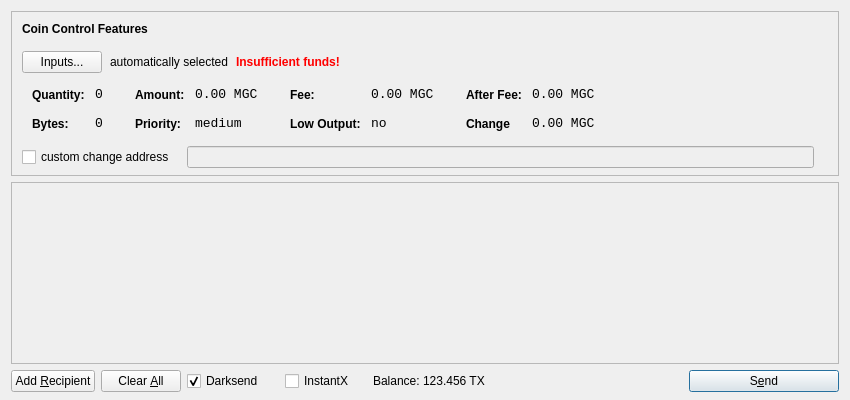
<?xml version="1.0" encoding="UTF-8"?>
<ui version="4.0">
 <class>SendCoinsDialog</class>
 <widget class="QDialog" name="SendCoinsDialog">
  <property name="geometry">
   <rect>
    <x>0</x>
    <y>0</y>
    <width>850</width>
    <height>400</height>
   </rect>
  </property>
  <property name="windowTitle">
   <string>Send Coins</string>
  </property>
  <layout class="QVBoxLayout" name="verticalLayout" stretch="0,1,0">
   <property name="bottomMargin">
    <number>8</number>
   </property>
   <item>
    <widget class="QFrame" name="frameCoinControl">
     <property name="sizePolicy">
      <sizepolicy hsizetype="Expanding" vsizetype="Expanding">
       <horstretch>0</horstretch>
       <verstretch>0</verstretch>
      </sizepolicy>
     </property>
     <property name="maximumSize">
      <size>
       <width>16777215</width>
       <height>16777215</height>
      </size>
     </property>
     <property name="frameShape">
      <enum>QFrame::StyledPanel</enum>
     </property>
     <property name="frameShadow">
      <enum>QFrame::Sunken</enum>
     </property>
     <layout class="QVBoxLayout" name="verticalLayoutCoinControl2">
      <property name="spacing">
       <number>-1</number>
      </property>
      <property name="leftMargin">
       <number>0</number>
      </property>
      <property name="topMargin">
       <number>0</number>
      </property>
      <property name="rightMargin">
       <number>0</number>
      </property>
      <property name="bottomMargin">
       <number>6</number>
      </property>
      <item>
       <layout class="QVBoxLayout" name="verticalLayoutCoinControl" stretch="0,0,0,0,1">
        <property name="spacing">
         <number>0</number>
        </property>
        <property name="leftMargin">
         <number>10</number>
        </property>
        <property name="topMargin">
         <number>10</number>
        </property>
        <item>
         <layout class="QHBoxLayout" name="horizontalLayoutCoinControl1">
          <property name="bottomMargin">
           <number>15</number>
          </property>
          <item>
           <widget class="QLabel" name="labelCoinControlFeatures">
            <property name="sizePolicy">
             <sizepolicy hsizetype="Preferred" vsizetype="Maximum">
              <horstretch>0</horstretch>
              <verstretch>0</verstretch>
             </sizepolicy>
            </property>
            <property name="font">
             <font>
              <weight>75</weight>
              <bold>true</bold>
             </font>
            </property>
            <property name="styleSheet">
             <string notr="true">font-weight:bold;</string>
            </property>
            <property name="text">
             <string>Coin Control Features</string>
            </property>
           </widget>
          </item>
         </layout>
        </item>
        <item>
         <layout class="QHBoxLayout" name="horizontalLayoutCoinControl2" stretch="0,0,0,0">
          <property name="spacing">
           <number>8</number>
          </property>
          <property name="bottomMargin">
           <number>10</number>
          </property>
          <item>
           <widget class="QPushButton" name="pushButtonCoinControl">
            <property name="styleSheet">
             <string notr="true"/>
            </property>
            <property name="text">
             <string>Inputs...</string>
            </property>
           </widget>
          </item>
          <item>
           <widget class="QLabel" name="labelCoinControlAutomaticallySelected">
            <property name="text">
             <string>automatically selected</string>
            </property>
            <property name="margin">
             <number>5</number>
            </property>
           </widget>
          </item>
          <item>
           <widget class="QLabel" name="labelCoinControlInsuffFunds">
            <property name="font">
             <font>
              <weight>75</weight>
              <bold>true</bold>
             </font>
            </property>
            <property name="styleSheet">
             <string notr="true">color:red;font-weight:bold;</string>
            </property>
            <property name="text">
             <string>Insufficient funds!</string>
            </property>
            <property name="margin">
             <number>5</number>
            </property>
           </widget>
          </item>
          <item>
           <spacer name="horizontalSpacerCoinControl">
            <property name="orientation">
             <enum>Qt::Horizontal</enum>
            </property>
            <property name="sizeHint" stdset="0">
             <size>
              <width>40</width>
              <height>1</height>
             </size>
            </property>
           </spacer>
          </item>
         </layout>
        </item>
        <item>
         <widget class="QWidget" name="widgetCoinControl" native="true">
          <property name="sizePolicy">
           <sizepolicy hsizetype="Preferred" vsizetype="Preferred">
            <horstretch>0</horstretch>
            <verstretch>0</verstretch>
           </sizepolicy>
          </property>
          <property name="minimumSize">
           <size>
            <width>0</width>
            <height>0</height>
           </size>
          </property>
          <property name="styleSheet">
           <string notr="true"/>
          </property>
          <layout class="QHBoxLayout" name="horizontalLayoutCoinControl5">
           <property name="margin">
            <number>0</number>
           </property>
           <item>
            <layout class="QHBoxLayout" name="horizontalLayoutCoinControl3" stretch="0,0,0,1">
             <property name="spacing">
              <number>20</number>
             </property>
             <property name="topMargin">
              <number>0</number>
             </property>
             <property name="bottomMargin">
              <number>10</number>
             </property>
             <item>
              <layout class="QFormLayout" name="formLayoutCoinControl1">
               <property name="horizontalSpacing">
                <number>10</number>
               </property>
               <property name="verticalSpacing">
                <number>14</number>
               </property>
               <property name="leftMargin">
                <number>10</number>
               </property>
               <property name="topMargin">
                <number>4</number>
               </property>
               <property name="rightMargin">
                <number>6</number>
               </property>
               <item row="0" column="0">
                <widget class="QLabel" name="labelCoinControlQuantityText">
                 <property name="styleSheet">
                  <string notr="true">font-weight:bold;</string>
                 </property>
                 <property name="text">
                  <string>Quantity:</string>
                 </property>
                 <property name="margin">
                  <number>0</number>
                 </property>
                </widget>
               </item>
               <item row="0" column="1">
                <widget class="QLabel" name="labelCoinControlQuantity">
                 <property name="font">
                  <font>
                   <family>Monospace</family>
                   <pointsize>10</pointsize>
                  </font>
                 </property>
                 <property name="cursor">
                  <cursorShape>IBeamCursor</cursorShape>
                 </property>
                 <property name="contextMenuPolicy">
                  <enum>Qt::ActionsContextMenu</enum>
                 </property>
                 <property name="text">
                  <string>0</string>
                 </property>
                 <property name="margin">
                  <number>0</number>
                 </property>
                 <property name="textInteractionFlags">
                  <set>Qt::LinksAccessibleByMouse|Qt::TextSelectableByKeyboard|Qt::TextSelectableByMouse</set>
                 </property>
                </widget>
               </item>
               <item row="1" column="0">
                <widget class="QLabel" name="labelCoinControlBytesText">
                 <property name="styleSheet">
                  <string notr="true">font-weight:bold;</string>
                 </property>
                 <property name="text">
                  <string>Bytes:</string>
                 </property>
                </widget>
               </item>
               <item row="1" column="1">
                <widget class="QLabel" name="labelCoinControlBytes">
                 <property name="font">
                  <font>
                   <family>Monospace</family>
                   <pointsize>10</pointsize>
                  </font>
                 </property>
                 <property name="cursor">
                  <cursorShape>IBeamCursor</cursorShape>
                 </property>
                 <property name="contextMenuPolicy">
                  <enum>Qt::ActionsContextMenu</enum>
                 </property>
                 <property name="text">
                  <string>0</string>
                 </property>
                 <property name="textInteractionFlags">
                  <set>Qt::LinksAccessibleByMouse|Qt::TextSelectableByKeyboard|Qt::TextSelectableByMouse</set>
                 </property>
                </widget>
               </item>
              </layout>
             </item>
             <item>
              <layout class="QFormLayout" name="formLayoutCoinControl2">
               <property name="horizontalSpacing">
                <number>10</number>
               </property>
               <property name="verticalSpacing">
                <number>14</number>
               </property>
               <property name="leftMargin">
                <number>6</number>
               </property>
               <property name="topMargin">
                <number>4</number>
               </property>
               <property name="rightMargin">
                <number>6</number>
               </property>
               <item row="0" column="0">
                <widget class="QLabel" name="labelCoinControlAmountText">
                 <property name="styleSheet">
                  <string notr="true">font-weight:bold;</string>
                 </property>
                 <property name="text">
                  <string>Amount:</string>
                 </property>
                 <property name="margin">
                  <number>0</number>
                 </property>
                </widget>
               </item>
               <item row="0" column="1">
                <widget class="QLabel" name="labelCoinControlAmount">
                 <property name="font">
                  <font>
                   <family>Monospace</family>
                   <pointsize>10</pointsize>
                  </font>
                 </property>
                 <property name="cursor">
                  <cursorShape>IBeamCursor</cursorShape>
                 </property>
                 <property name="contextMenuPolicy">
                  <enum>Qt::ActionsContextMenu</enum>
                 </property>
                 <property name="text">
                  <string>0.00 MGC</string>
                 </property>
                 <property name="textInteractionFlags">
                  <set>Qt::LinksAccessibleByMouse|Qt::TextSelectableByKeyboard|Qt::TextSelectableByMouse</set>
                 </property>
                </widget>
               </item>
               <item row="1" column="0">
                <widget class="QLabel" name="labelCoinControlPriorityText">
                 <property name="styleSheet">
                  <string notr="true">font-weight:bold;</string>
                 </property>
                 <property name="text">
                  <string>Priority:</string>
                 </property>
                </widget>
               </item>
               <item row="1" column="1">
                <widget class="QLabel" name="labelCoinControlPriority">
                 <property name="font">
                  <font>
                   <family>Monospace</family>
                   <pointsize>10</pointsize>
                  </font>
                 </property>
                 <property name="cursor">
                  <cursorShape>IBeamCursor</cursorShape>
                 </property>
                 <property name="contextMenuPolicy">
                  <enum>Qt::ActionsContextMenu</enum>
                 </property>
                 <property name="text">
                  <string>medium</string>
                 </property>
                 <property name="textInteractionFlags">
                  <set>Qt::LinksAccessibleByMouse|Qt::TextSelectableByKeyboard|Qt::TextSelectableByMouse</set>
                 </property>
                </widget>
               </item>
              </layout>
             </item>
             <item>
              <layout class="QFormLayout" name="formLayoutCoinControl3">
               <property name="horizontalSpacing">
                <number>10</number>
               </property>
               <property name="verticalSpacing">
                <number>14</number>
               </property>
               <property name="leftMargin">
                <number>6</number>
               </property>
               <property name="topMargin">
                <number>4</number>
               </property>
               <property name="rightMargin">
                <number>6</number>
               </property>
               <item row="0" column="0">
                <widget class="QLabel" name="labelCoinControlFeeText">
                 <property name="styleSheet">
                  <string notr="true">font-weight:bold;</string>
                 </property>
                 <property name="text">
                  <string>Fee:</string>
                 </property>
                 <property name="margin">
                  <number>0</number>
                 </property>
                </widget>
               </item>
               <item row="0" column="1">
                <widget class="QLabel" name="labelCoinControlFee">
                 <property name="font">
                  <font>
                   <family>Monospace</family>
                   <pointsize>10</pointsize>
                  </font>
                 </property>
                 <property name="cursor">
                  <cursorShape>IBeamCursor</cursorShape>
                 </property>
                 <property name="contextMenuPolicy">
                  <enum>Qt::ActionsContextMenu</enum>
                 </property>
                 <property name="text">
                  <string>0.00 MGC</string>
                 </property>
                 <property name="textInteractionFlags">
                  <set>Qt::LinksAccessibleByMouse|Qt::TextSelectableByKeyboard|Qt::TextSelectableByMouse</set>
                 </property>
                </widget>
               </item>
               <item row="1" column="0">
                <widget class="QLabel" name="labelCoinControlLowOutputText">
                 <property name="styleSheet">
                  <string notr="true">font-weight:bold;</string>
                 </property>
                 <property name="text">
                  <string>Low Output:</string>
                 </property>
                </widget>
               </item>
               <item row="1" column="1">
                <widget class="QLabel" name="labelCoinControlLowOutput">
                 <property name="font">
                  <font>
                   <family>Monospace</family>
                   <pointsize>10</pointsize>
                  </font>
                 </property>
                 <property name="cursor">
                  <cursorShape>IBeamCursor</cursorShape>
                 </property>
                 <property name="contextMenuPolicy">
                  <enum>Qt::ActionsContextMenu</enum>
                 </property>
                 <property name="text">
                  <string>no</string>
                 </property>
                 <property name="textInteractionFlags">
                  <set>Qt::LinksAccessibleByMouse|Qt::TextSelectableByKeyboard|Qt::TextSelectableByMouse</set>
                 </property>
                </widget>
               </item>
              </layout>
             </item>
             <item>
              <layout class="QFormLayout" name="formLayoutCoinControl4">
               <property name="horizontalSpacing">
                <number>10</number>
               </property>
               <property name="verticalSpacing">
                <number>14</number>
               </property>
               <property name="leftMargin">
                <number>6</number>
               </property>
               <property name="topMargin">
                <number>4</number>
               </property>
               <property name="rightMargin">
                <number>6</number>
               </property>
               <item row="0" column="0">
                <widget class="QLabel" name="labelCoinControlAfterFeeText">
                 <property name="styleSheet">
                  <string notr="true">font-weight:bold;</string>
                 </property>
                 <property name="text">
                  <string>After Fee:</string>
                 </property>
                 <property name="margin">
                  <number>0</number>
                 </property>
                </widget>
               </item>
               <item row="0" column="1">
                <widget class="QLabel" name="labelCoinControlAfterFee">
                 <property name="font">
                  <font>
                   <family>Monospace</family>
                   <pointsize>10</pointsize>
                  </font>
                 </property>
                 <property name="cursor">
                  <cursorShape>IBeamCursor</cursorShape>
                 </property>
                 <property name="contextMenuPolicy">
                  <enum>Qt::ActionsContextMenu</enum>
                 </property>
                 <property name="text">
                  <string>0.00 MGC</string>
                 </property>
                 <property name="textInteractionFlags">
                  <set>Qt::LinksAccessibleByMouse|Qt::TextSelectableByKeyboard|Qt::TextSelectableByMouse</set>
                 </property>
                </widget>
               </item>
               <item row="1" column="0">
                <widget class="QLabel" name="labelCoinControlChangeText">
                 <property name="styleSheet">
                  <string notr="true">font-weight:bold;</string>
                 </property>
                 <property name="text">
                  <string>Change</string>
                 </property>
                </widget>
               </item>
               <item row="1" column="1">
                <widget class="QLabel" name="labelCoinControlChange">
                 <property name="font">
                  <font>
                   <family>Monospace</family>
                   <pointsize>10</pointsize>
                  </font>
                 </property>
                 <property name="cursor">
                  <cursorShape>IBeamCursor</cursorShape>
                 </property>
                 <property name="contextMenuPolicy">
                  <enum>Qt::ActionsContextMenu</enum>
                 </property>
                 <property name="text">
                  <string>0.00 MGC</string>
                 </property>
                 <property name="textInteractionFlags">
                  <set>Qt::LinksAccessibleByMouse|Qt::TextSelectableByKeyboard|Qt::TextSelectableByMouse</set>
                 </property>
                </widget>
               </item>
              </layout>
             </item>
            </layout>
           </item>
          </layout>
         </widget>
        </item>
        <item>
         <layout class="QHBoxLayout" name="horizontalLayoutCoinControl4" stretch="0,0,0">
          <property name="spacing">
           <number>12</number>
          </property>
          <property name="sizeConstraint">
           <enum>QLayout::SetDefaultConstraint</enum>
          </property>
          <property name="topMargin">
           <number>5</number>
          </property>
          <property name="rightMargin">
           <number>5</number>
          </property>
          <item>
           <widget class="QCheckBox" name="checkBoxCoinControlChange">
            <property name="text">
             <string>custom change address</string>
            </property>
           </widget>
          </item>
          <item>
           <widget class="QLineEdit" name="lineEditCoinControlChange">
            <property name="enabled">
             <bool>false</bool>
            </property>
            <property name="sizePolicy">
             <sizepolicy hsizetype="Expanding" vsizetype="Fixed">
              <horstretch>0</horstretch>
              <verstretch>0</verstretch>
             </sizepolicy>
            </property>
           </widget>
          </item>
          <item>
           <widget class="QLabel" name="labelCoinControlChangeLabel">
            <property name="sizePolicy">
             <sizepolicy hsizetype="Preferred" vsizetype="Expanding">
              <horstretch>0</horstretch>
              <verstretch>0</verstretch>
             </sizepolicy>
            </property>
            <property name="minimumSize">
             <size>
              <width>0</width>
              <height>0</height>
             </size>
            </property>
            <property name="text">
             <string/>
            </property>
            <property name="margin">
             <number>3</number>
            </property>
           </widget>
          </item>
         </layout>
        </item>
        <item>
         <spacer name="verticalSpacerCoinControl">
          <property name="orientation">
           <enum>Qt::Vertical</enum>
          </property>
          <property name="sizeHint" stdset="0">
           <size>
            <width>800</width>
            <height>1</height>
           </size>
          </property>
         </spacer>
        </item>
       </layout>
      </item>
     </layout>
    </widget>
   </item>
   <item>
    <widget class="QScrollArea" name="scrollArea">
     <property name="widgetResizable">
      <bool>true</bool>
     </property>
     <widget class="QWidget" name="scrollAreaWidgetContents">
      <property name="geometry">
       <rect>
        <x>0</x>
        <y>0</y>
        <width>830</width>
        <height>165</height>
       </rect>
      </property>
      <layout class="QVBoxLayout" name="verticalLayout_2">
       <property name="margin">
        <number>0</number>
       </property>
       <item>
        <layout class="QVBoxLayout" name="entries">
         <property name="spacing">
          <number>6</number>
         </property>
        </layout>
       </item>
       <item>
        <spacer name="verticalSpacer">
         <property name="orientation">
          <enum>Qt::Vertical</enum>
         </property>
         <property name="sizeHint" stdset="0">
          <size>
           <width>20</width>
           <height>40</height>
          </size>
         </property>
        </spacer>
       </item>
      </layout>
     </widget>
    </widget>
   </item>
   <item>
    <layout class="QHBoxLayout" name="horizontalLayout">
     <item>
      <widget class="QPushButton" name="addButton">
       <property name="toolTip">
        <string>Send to multiple recipients at once</string>
       </property>
       <property name="text">
        <string>Add &amp;Recipient</string>
       </property>
       <property name="autoDefault">
        <bool>false</bool>
       </property>
      </widget>
     </item>
     <item>
      <widget class="QPushButton" name="clearButton">
       <property name="sizePolicy">
        <sizepolicy hsizetype="Minimum" vsizetype="Fixed">
         <horstretch>0</horstretch>
         <verstretch>0</verstretch>
        </sizepolicy>
       </property>
       <property name="toolTip">
        <string>Remove all transaction fields</string>
       </property>
       <property name="text">
        <string>Clear &amp;All</string>
       </property>
       <property name="autoRepeatDelay">
        <number>300</number>
       </property>
       <property name="autoDefault">
        <bool>false</bool>
       </property>
      </widget>
     </item>
     <item>
      <layout class="QHBoxLayout" name="horizontalLayout_2">
       <property name="spacing">
        <number>3</number>
       </property>
        <item>
        <widget class="QCheckBox" name="checkUseDarksend">
         <property name="minimumSize">
          <size>
           <width>95</width>
           <height>0</height>
          </size>
         </property>
         <property name="text">
          <string>Darksend</string>
         </property>
         <property name="checked">
          <bool>true</bool>
         </property>
        </widget>
       </item>
       <item>
        <widget class="QCheckBox" name="checkInstantX">
         <property name="enabled">
          <bool>true</bool>
         </property>
         <property name="minimumSize">
          <size>
           <width>85</width>
           <height>0</height>
          </size>
         </property>
         <property name="text">
          <string>InstantX</string>
         </property>
        </widget>
       </item>
       <item>
        <widget class="QLabel" name="label">
         <property name="sizePolicy">
          <sizepolicy hsizetype="Preferred" vsizetype="Fixed">
           <horstretch>0</horstretch>
           <verstretch>0</verstretch>
          </sizepolicy>
         </property>
         <property name="text">
          <string>Balance:</string>
         </property>
        </widget>
       </item>
       <item>
        <widget class="QLabel" name="labelBalance">
         <property name="sizePolicy">
          <sizepolicy hsizetype="Preferred" vsizetype="Fixed">
           <horstretch>0</horstretch>
           <verstretch>0</verstretch>
          </sizepolicy>
         </property>
         <property name="cursor">
          <cursorShape>IBeamCursor</cursorShape>
         </property>
         <property name="text">
          <string>123.456 TX</string>
         </property>
         <property name="textInteractionFlags">
          <set>Qt::LinksAccessibleByMouse|Qt::TextSelectableByKeyboard|Qt::TextSelectableByMouse</set>
         </property>
        </widget>
       </item>
      </layout>
     </item>
     <item>
      <spacer name="horizontalSpacer">
       <property name="orientation">
        <enum>Qt::Horizontal</enum>
       </property>
       <property name="sizeHint" stdset="0">
        <size>
         <width>40</width>
         <height>20</height>
        </size>
       </property>
      </spacer>
     </item>
     <item>
      <widget class="QPushButton" name="sendButton">
       <property name="minimumSize">
        <size>
         <width>150</width>
         <height>0</height>
        </size>
       </property>
       <property name="toolTip">
        <string>Confirm the send action</string>
       </property>
       <property name="text">
        <string>S&amp;end</string>
       </property>
       <property name="icon">
        <iconset resource="../bitcoin.qrc">
         <normaloff>:/icons/send</normaloff>:/icons/send</iconset>
       </property>
       <property name="default">
        <bool>true</bool>
       </property>
      </widget>
     </item>
    </layout>
   </item>
  </layout>
 </widget>
 <resources>
  <include location="../bitcoin.qrc"/>
 </resources>
 <connections/>
</ui>
